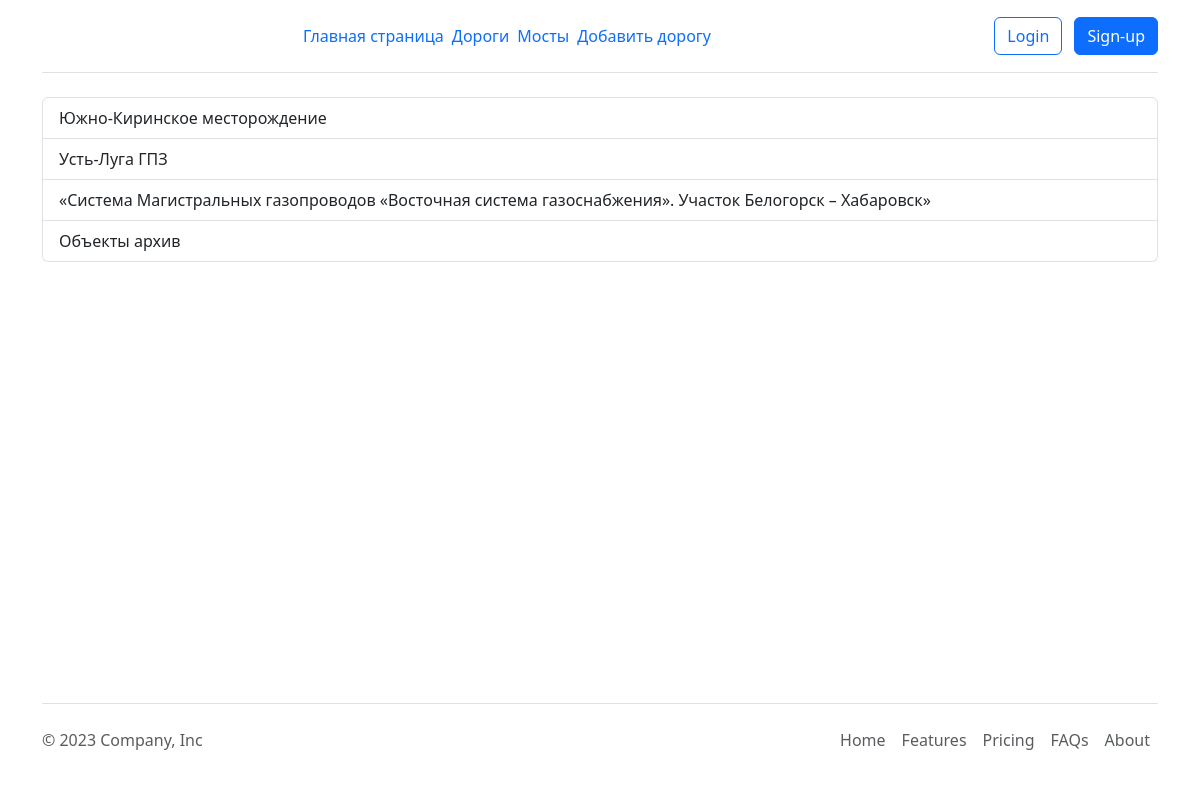
Before: / with the older database file.
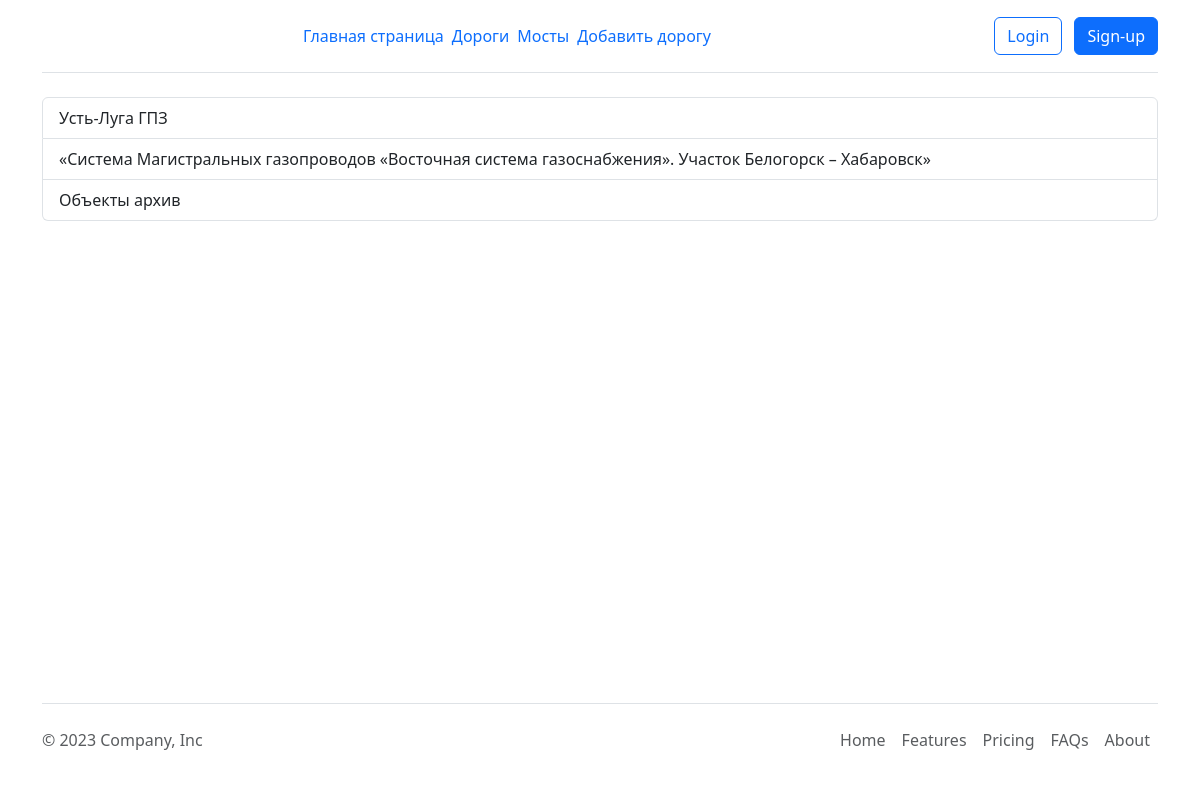
After: the same page with the newer database file.
### roads/models.py (models this page shows)
class NameObject(models.Model):
    object_name = models.CharField(max_length=255, verbose_name='Название объекта', null=True, default=None, blank=True)
    short_object_name = models.CharField(max_length=255, verbose_name='Краткое название', null=True, default=None, blank=True)
    dogovor_number = models.CharField(max_length=255, verbose_name='Номер договора', null=True, default=None, blank=True)
    in_archive = models.BooleanField('В архиве', default=False)
    def __str__(self):
        return self.object_name
    class Meta:
        verbose_name = 'Объект'
        verbose_name_plural = 'Объекты'

### roads/views.py (the view)
# urls.py: path('', MainListObject.as_view(), name='index'),
class MainListObject(ListView):
    model=NameObject
    template_name = 'roads/index.html'
    def get_queryset(self):
        return NameObject.objects.filter(in_archive=False)

### roads/templates/roads/index.html (shortened to what this page needs)
{% extends 'roads/base.html' %}
{% block content %}
<div class='container'>
    <div class="list-group">
        {% for object in object_list %}
            <a href="{% url 'roadobjectlist' object.pk %}" class="list-group-item list-group-item-action" aria-current="true">
            {{object}}
        </a>
{% endfor %}
<a href="{% url 'archive' %}" class="list-group-item list-group-item-action" aria-current="true">
    Объекты архив
</a>
    </div>
</div>
{% endblock %}

### roads/templates/roads/base.html (shortened to what this page needs)
{% load static %}
<!DOCTYPE html>
<html>
<head>
    <link href="https://cdn.jsdelivr.net/npm/bootstrap@5.3.0-alpha3/dist/css/bootstrap.min.css" rel="stylesheet">
</head>
<body>
<div class="container">
    <header class="d-flex flex-wrap align-items-center justify-content-center justify-content-md-between py-3 mb-4 border-bottom">
      <div class="col-md-1 mb-2 mb-md-0">
        <a href="/" class="d-inline-flex link-body-emphasis text-decoration-none">
            <svg class="bi" width="40" height="32" role="img" aria-label="Bootstrap"><use xlink:href="#bootstrap"></use></svg>
        </a>
      </div>
      <ul class="nav col-12 col-md-auto mb-2 justify-content-center mb-md-0">
        <li><a href="{% url 'index'%}" class="nav-link px-1">Главная страница</a></li>
        <li><a href="{% url 'listroads'%}" class="nav-link px-1">Дороги</a></li>
        <li><a href="{% url 'listbriges'%}" class="nav-link px-1">Мосты</a></li>
        <li><a href="{% url 'input_road'%}" class="nav-link px-1">Добавить дорогу</a></li>
      </ul>
      <div class="col-md-3 text-end">
        <button type="button" class="btn btn-outline-primary me-2">Login</button>
        <button type="button" class="btn btn-primary">Sign-up</button>
      </div>
    </header>
</div>
{% block content %}
{% endblock %}
<div class="fixed-bottom">
  <div class="container">
      <footer class="d-flex flex-wrap justify-content-between align-items-center py-3 my-4 border-top">
        <p class="col-md-4 mb-0 text-body-secondary">© 2023 Company, Inc</p>
        <a href="/" class="col-md-4 d-flex align-items-center justify-content-center mb-3 mb-md-0 me-md-auto link-body-emphasis text-decoration-none">
          <svg class="bi me-2" width="40" height="32"><use xlink:href="#bootstrap"></use></svg>
        </a>
        <ul class="nav col-md-4 justify-content-end">
          <li class="nav-item"><a href="#" class="nav-link px-2 text-body-secondary">Home</a></li>
          <li class="nav-item"><a href="#" class="nav-link px-2 text-body-secondary">Features</a></li>
          <li class="nav-item"><a href="#" class="nav-link px-2 text-body-secondary">Pricing</a></li>
          <li class="nav-item"><a href="#" class="nav-link px-2 text-body-secondary">FAQs</a></li>
          <li class="nav-item"><a href="#" class="nav-link px-2 text-body-secondary">About</a></li>
        </ul>
      </footer>
    </div>
</div>
</body>
</html>

Changed rows visible on the page:
no longer on this page (row edited): NameObject: object_name "Южно-Киринское месторождение"
